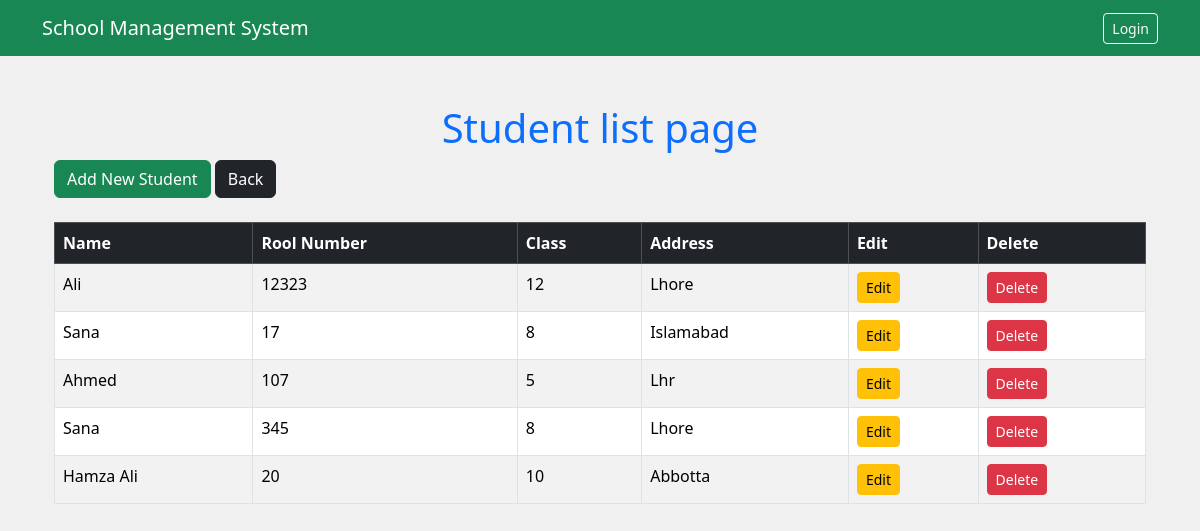
The page /students/ on the database its author committed.
### student/models.py (models this page shows, shortened)
class Student(models.Model):
    name = models.CharField(max_length=100)
    rool_no = models.IntegerField(unique=True)
    student_class = models.CharField(max_length=50)
    date_of_of_birth = models.DateField(null=True, blank=True)
    adress = models.TextField()

### student/views.py (the view)
# urls.py: path('', views.student_list, name='student_list'),
def student_list(request):
    students = Student.objects.all()
    return render(request, 'student/student_list.html', {'students': students})

### templates/student/student_list.html (shortened to what this page needs)
{% extends "base.html" %}
{% block content %}
<div class="container mt-5">
    <h1 class="text-center text-primary">Student list page</h1>
    <a href="{% url 'add_student' %}" class="btn btn-success mb-3">Add New Student</a>
    <a href="{% url 'home' %}" class="btn btn-dark mb-3">Back</a>
    <table class="table table-bordered table-striped mt-2">
        <thead class="table-dark">
            <tr>
                <th>Name</th>
                <th>Rool Number</th>
                <th>Class</th>
                <th>Address</th>
                <th>Edit</th>
                <th>Delete</th>
            </tr>
        </thead>
        <tbody>
            {% for student in students %}
            <tr>
                <td>{{ student.name }}</td>
                <td>{{ student.rool_no }}</td>
                <td>{{ student.student_class }}</td>
                <td>{{ student.adress }}</td>
                <td>
                    <a href="{% url 'edit_student' student.id %}" class="btn btn-warning btn-sm">Edit</a>
                </td>
                <td>
                    <a href="{% url 'delete_student' student.id %}" class="btn btn-danger btn-sm">Delete</a>
                </td>
            </tr>
            {% empty %}
            <tr>
                <td colspan="4" class="text-center">No student found</td>
            </tr>
            {% endfor %}
        </tbody>
    </table>
</div>
{% endblock %}

### static/css/style.css (style rules this page uses)
body { background-color: #f0f0f0; }

### rows shown on the page
Student: name "Ali", rool_no "12323", student_class "12", adress "Lhore"
Student: name "Sana", rool_no "17", student_class "8", adress "Islamabad"
Student: name "Ahmed", rool_no "107", student_class "5", adress "Lhr"
Student: name "Sana", rool_no "345", student_class "8", adress "Lhore"
Student: name "Hamza Ali", rool_no "20", student_class "10", adress "Abbotta"
